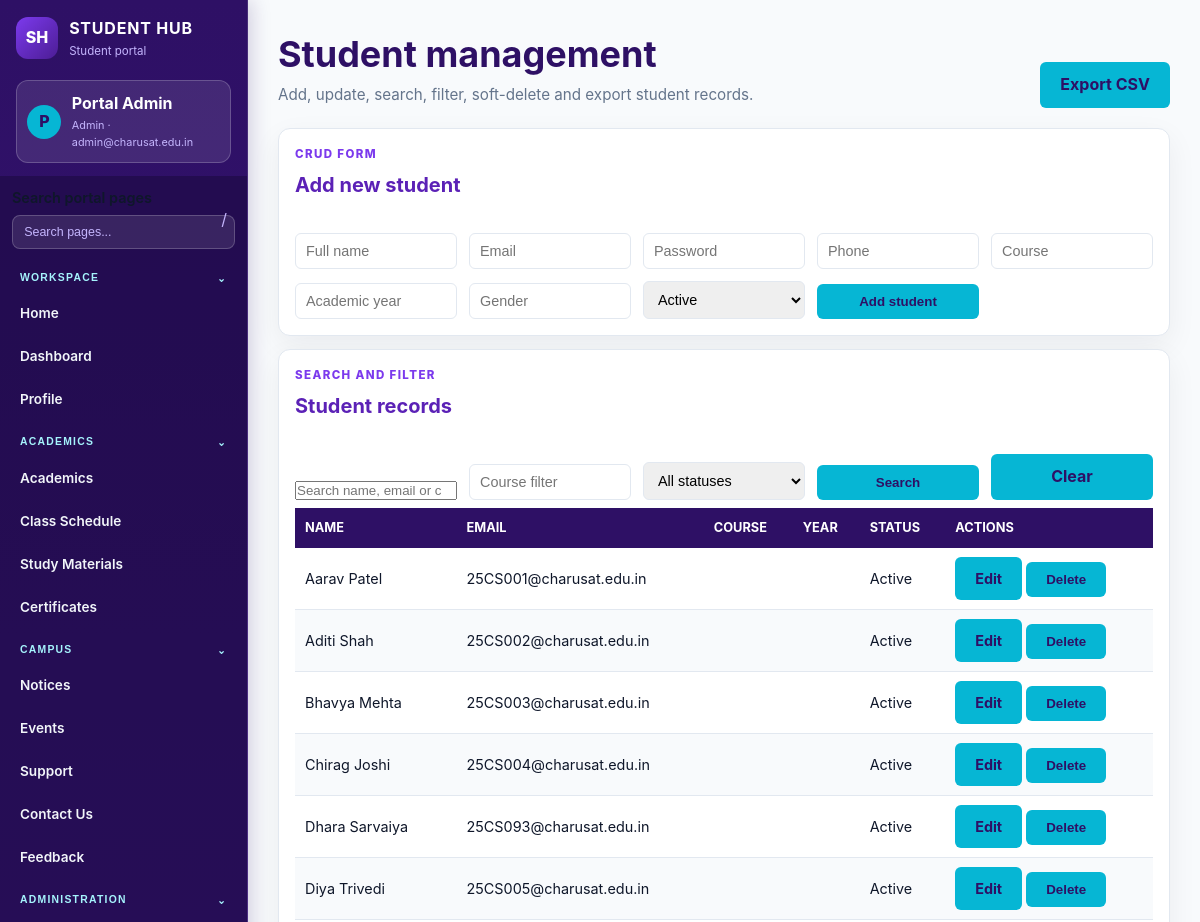
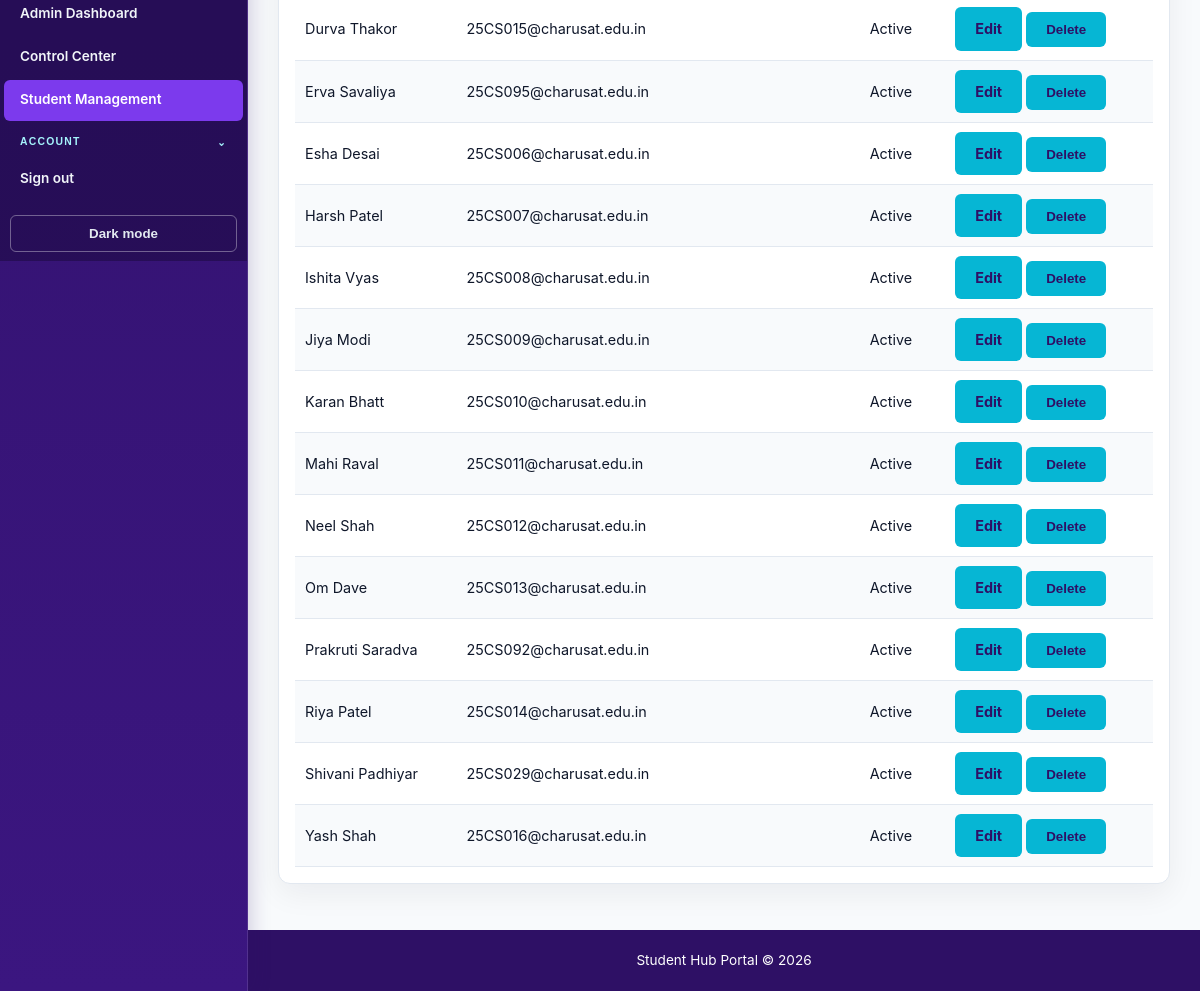
Page /student_management.php (signed in) on the committed database (2 pictures, top to bottom).
### tables this page shows
CREATE TABLE IF NOT EXISTS students (
        id INT AUTO_INCREMENT PRIMARY KEY,
        fullname VARCHAR(100) NOT NULL,
        email VARCHAR(100) UNIQUE NOT NULL,
        password VARCHAR(255) NOT NULL,
        phone VARCHAR(20) DEFAULT NULL,
        course VARCHAR(100) DEFAULT NULL,
        academic_year VARCHAR(20) DEFAULT NULL,
        gender VARCHAR(20) DEFAULT NULL,
        profile_photo VARCHAR(255) DEFAULT NULL,
        status ENUM('active', 'inactive') NOT NULL DEFAULT 'active',
        role ENUM('admin', 'student') NOT NULL DEFAULT 'student',
        created_at TIMESTAMP DEFAULT CURRENT_TIMESTAMP
    );

### student_management.php (the view, shortened to what this page needs)
<?php
require_once __DIR__ . '/page_session.php';
require_once __DIR__ . '/db_mysqli.php';
$editingStudent = null;
$search = trim((string) ($_GET['search'] ?? ''));
$courseFilter = trim((string) ($_GET['course'] ?? ''));
$statusFilter = ($_GET['status'] ?? '') === 'inactive' ? 'inactive' : (($_GET['status'] ?? '') === 'active' ? 'active' : '');
$likeSearch = '%' . $search . '%';
$likeCourse = '%' . $courseFilter . '%';
$query = 'SELECT id, fullname, email, phone, course, academic_year, gender, status
          FROM students
          WHERE role = "student"
            AND (fullname LIKE ? OR email LIKE ? OR course LIKE ?)
            AND (? = "" OR course LIKE ?)
            AND (? = "" OR status = ?)
          ORDER BY fullname';
$statement = $mysqli->prepare($query);
$statement->bind_param(
    'sssssss',
    $likeSearch,
    $likeSearch,
    $likeSearch,
    $courseFilter,
    $likeCourse,
    $statusFilter,
    $statusFilter
);
$statement->execute();
$students = $statement->get_result()->fetch_all(MYSQLI_ASSOC);
?>
<!DOCTYPE html>
<html lang="en">
<head>
    <link rel="stylesheet" href="style.css?v=20261029">
</head>
<body>
<?php renderPortalHeader(); ?>
<main id="main-content">
    <div class="page-heading">
        <div>
            <h1>Student management</h1>
            <p class="page-subtitle">Add, update, search, filter, soft-delete and export student records.</p>
        </div>
        <a class="btn btn-primary" href="student_management.php?export=csv">Export CSV</a>
    </div>
    <section class="admin-section">
        <div class="section-heading"><div><p class="eyebrow">CRUD FORM</p><h2><?= $editingStudent ? 'Edit student' : 'Add new student' ?></h2></div></div>
        <form method="post" class="admin-form">
            <input type="text" name="fullname" placeholder="Full name" required value="<?= htmlspecialchars((string) ($editingStudent['fullname'] ?? '')) ?>">
            <input type="email" name="email" placeholder="Email" required value="<?= htmlspecialchars((string) ($editingStudent['email'] ?? '')) ?>">
            <input type="password" name="password" placeholder="<?= $editingStudent ? 'New password (optional)' : 'Password' ?>" <?= $editingStudent ? '' : 'required' ?>>
            <input type="text" name="phone" placeholder="Phone" value="<?= htmlspecialchars((string) ($editingStudent['phone'] ?? '')) ?>">
            <input type="text" name="course" placeholder="Course" value="<?= htmlspecialchars((string) ($editingStudent['course'] ?? '')) ?>">
            <input type="text" name="academic_year" placeholder="Academic year" value="<?= htmlspecialchars((string) ($editingStudent['academic_year'] ?? '')) ?>">
            <input type="text" name="gender" placeholder="Gender" value="<?= htmlspecialchars((string) ($editingStudent['gender'] ?? '')) ?>">
            <select name="status"><option value="active" <?= ($editingStudent['status'] ?? 'active') === 'active' ? 'selected' : '' ?>>Active</option></select>
            <button class="btn btn-primary" type="submit"><?= $editingStudent ? 'Update student' : 'Add student' ?></button>
        </form>
    </section>
    <section class="admin-section">
        <div class="section-heading"><div><p class="eyebrow">SEARCH AND FILTER</p><h2>Student records</h2></div></div>
        <form method="get" class="admin-form">
            <input type="search" name="search" placeholder="Search name, email or course" value="<?= htmlspecialchars($search) ?>">
            <input type="text" name="course" placeholder="Course filter" value="<?= htmlspecialchars($courseFilter) ?>">
            <select name="status"><option value="">All statuses</option></select>
            <button class="btn btn-primary" type="submit">Search</button>
            <a class="btn btn-light" href="student_management.php">Clear</a>
        </form>
        <div class="admin-table-wrap"><table><thead><tr><th>Name</th><th>Email</th><th>Course</th><th>Year</th><th>Status</th><th>Actions</th></tr></thead><tbody>
        <?php foreach ($students as $student): ?>
            <tr>
                <td><?= htmlspecialchars($student['fullname']) ?></td>
                <td><?= htmlspecialchars($student['email']) ?></td>
                <td><?= htmlspecialchars((string) $student['course']) ?></td>
                <td><?= htmlspecialchars((string) $student['academic_year']) ?></td>
                <td><?= htmlspecialchars(ucfirst($student['status'])) ?></td>
                <td>
                    <a class="btn btn-light" href="student_management.php?edit=<?= (int) $student['id'] ?>">Edit</a>
                    <?php if ($student['status'] === 'active'): ?>
                        <form method="post" style="display:inline" onsubmit="return confirm('Mark this student inactive?');">
                            <button class="btn btn-danger" type="submit">Delete</button>
                        </form>
                    <?php endif; ?>
                </td>
            </tr>
        <?php endforeach; ?>
        </tbody></table></div>
    </section>
</main>
<?php renderPortalFooter(); ?>
</body>
</html>

### page_session.php (shortened to what this page needs)
<?php
function renderPortalHeader(): void
{
    $currentPage = basename($_SERVER['PHP_SELF']);
    $isLoggedIn = !empty($_SESSION['user_id']);
    $role = (string) ($_SESSION['role'] ?? '');
    $dashboardPage = (($_SESSION['role'] ?? '') === 'admin')
        ? 'admin_dashboard.php'
        : 'student_dashboard.php';
    $links = [
        'Workspace' => [
            'index.php' => 'Home',
            'dashboard.php' => 'Dashboard',
            'profile.php' => 'Profile',
        ],
        'Academics' => [
            'academics.php' => 'Academics',
            'classschedule.php' => 'Class Schedule',
            'studymaterials.php' => 'Study Materials',
            'certificates.php' => 'Certificates',
        ],
        'Campus' => [
            'notice.php' => 'Notices',
            'events.php' => 'Events',
            'studentsupport.php' => 'Support',
            'contact.php' => 'Contact Us',
            'feedback.php' => 'Feedback',
        ],
    ];
    if ($role === 'admin') {
        $links['Administration'] = [
            'admin_dashboard.php' => 'Admin Dashboard',
            'admin_management.php' => 'Control Center',
            'student_management.php' => 'Student Management',
        ];
    }
    echo '<header class="portal-sidebar" role="banner">'
        . '<div class="header-container">'
        . '<a class="brand" href="index.php"><span class="brand-mark">SH</span><span><strong>STUDENT HUB</strong><small>Student portal</small></span></a>'
        . '<button id="menu-toggle" class="hamburger-btn" aria-label="Toggle navigation" aria-controls="nav-list" aria-expanded="false">&#9776;</button>'
        . '</div>';
    if ($isLoggedIn) {
        $name = htmlspecialchars((string) ($_SESSION['fullname'] ?? ''), ENT_QUOTES, 'UTF-8');
        $email = htmlspecialchars((string) ($_SESSION['email'] ?? ''), ENT_QUOTES, 'UTF-8');
        $role = htmlspecialchars(ucfirst((string) ($_SESSION['role'] ?? '')), ENT_QUOTES, 'UTF-8');
        echo '<div class="session-summary">'
            . '<span class="user-avatar">' . strtoupper(substr($name, 0, 1)) . '</span>'
            . '<span class="user-details"><strong>' . $name . '</strong><small>' . $role . ' &middot; ' . $email . '</small></span>'
            . '</div>';
    }
    echo '<nav aria-label="Main Navigation">'
        . '<div class="nav-tools">'
        . '<label class="sr-only" for="nav-search">Search portal pages</label>'
        . '<input id="nav-search" class="nav-search" type="search" placeholder="Search pages..." autocomplete="off">'
        . '<span class="nav-shortcut" aria-hidden="true">/</span>'
        . '</div><ul class="nav-list" id="nav-list">';
    foreach ($links as $section => $sectionLinks) {
        $sectionId = 'nav-' . strtolower(preg_replace('/[^a-z0-9]+/i', '-', $section));
        echo '<li class="nav-section-label"><button type="button" class="nav-section-toggle"'
            . ' aria-expanded="true" aria-controls="' . $sectionId . '">'
            . htmlspecialchars($section, ENT_QUOTES, 'UTF-8') . '<span aria-hidden="true">⌄</span></button></li>';
        foreach ($sectionLinks as $href => $label) {
            $current = ($href === $currentPage ||
                ($href === 'dashboard.php' && $currentPage === $dashboardPage))
                ? ' aria-current="page"'
                : '';
            echo '<li class="nav-item" data-nav-group="' . $sectionId . '"><a href="' . $href . '"' . $current . '>'
                . $label . '</a></li>';
        }
    }
    if ($isLoggedIn) {
        echo '<li class="nav-section-label"><button type="button" class="nav-section-toggle"'
            . ' aria-expanded="true" aria-controls="nav-account">Account<span aria-hidden="true">⌄</span></button></li>';
        echo '<li class="nav-item" data-nav-group="nav-account"><a href="logout.php">Sign out</a></li>';
    }
    echo '<li class="nav-footer"><button id="theme-toggle" class="theme-toggle">Dark mode</button></li>'
        . '</ul></nav></header><button class="back-to-top" type="button" aria-label="Back to top">↑</button>';
}
function renderPortalFooter(): void
{
    echo '<footer class="portal-footer"><p>Student Hub Portal &copy; ' . date('Y') . '</p></footer>';
}

### rows in the picture
students: fullname "Aarav Patel", email "25CS001@charusat.edu.in", status "Active"
students: fullname "Aditi Shah", email "25CS002@charusat.edu.in", status "Active"
students: fullname "Bhavya Mehta", email "25CS003@charusat.edu.in", status "Active"
students: fullname "Chirag Joshi", email "25CS004@charusat.edu.in", status "Active"
students: fullname "Dhara Sarvaiya", email "25CS093@charusat.edu.in", status "Active"
students: fullname "Diya Trivedi", email "25CS005@charusat.edu.in", status "Active"
students: fullname "Durva Thakor", email "25CS015@charusat.edu.in", status "Active"
students: fullname "Erva Savaliya", email "25CS095@charusat.edu.in", status "Active"
students: fullname "Esha Desai", email "25CS006@charusat.edu.in", status "Active"
students: fullname "Harsh Patel", email "25CS007@charusat.edu.in", status "Active"
students: fullname "Ishita Vyas", email "25CS008@charusat.edu.in", status "Active"
students: fullname "Jiya Modi", email "25CS009@charusat.edu.in", status "Active"
students: fullname "Karan Bhatt", email "25CS010@charusat.edu.in", status "Active"
students: fullname "Mahi Raval", email "25CS011@charusat.edu.in", status "Active"
students: fullname "Neel Shah", email "25CS012@charusat.edu.in", status "Active"
students: fullname "Om Dave", email "25CS013@charusat.edu.in", status "Active"
students: fullname "Prakruti Saradva", email "25CS092@charusat.edu.in", status "Active"
students: fullname "Riya Patel", email "25CS014@charusat.edu.in", status "Active"
students: fullname "Shivani Padhiyar", email "25CS029@charusat.edu.in", status "Active"
students: fullname "Yash Shah", email "25CS016@charusat.edu.in", status "Active"

### other values in the picture
substr($name, 0, 1) "P"
$name "Portal Admin"
$role "Admin"
$email "admin@charusat.edu.in"
$section "WORKSPACE"
$label "Home"
$label "Dashboard"
$label "Profile"
$section "ACADEMICS"
$label "Academics"
$label "Class Schedule"
$label "Study Materials"
$label "Certificates"
$section "CAMPUS"
$label "Notices"
